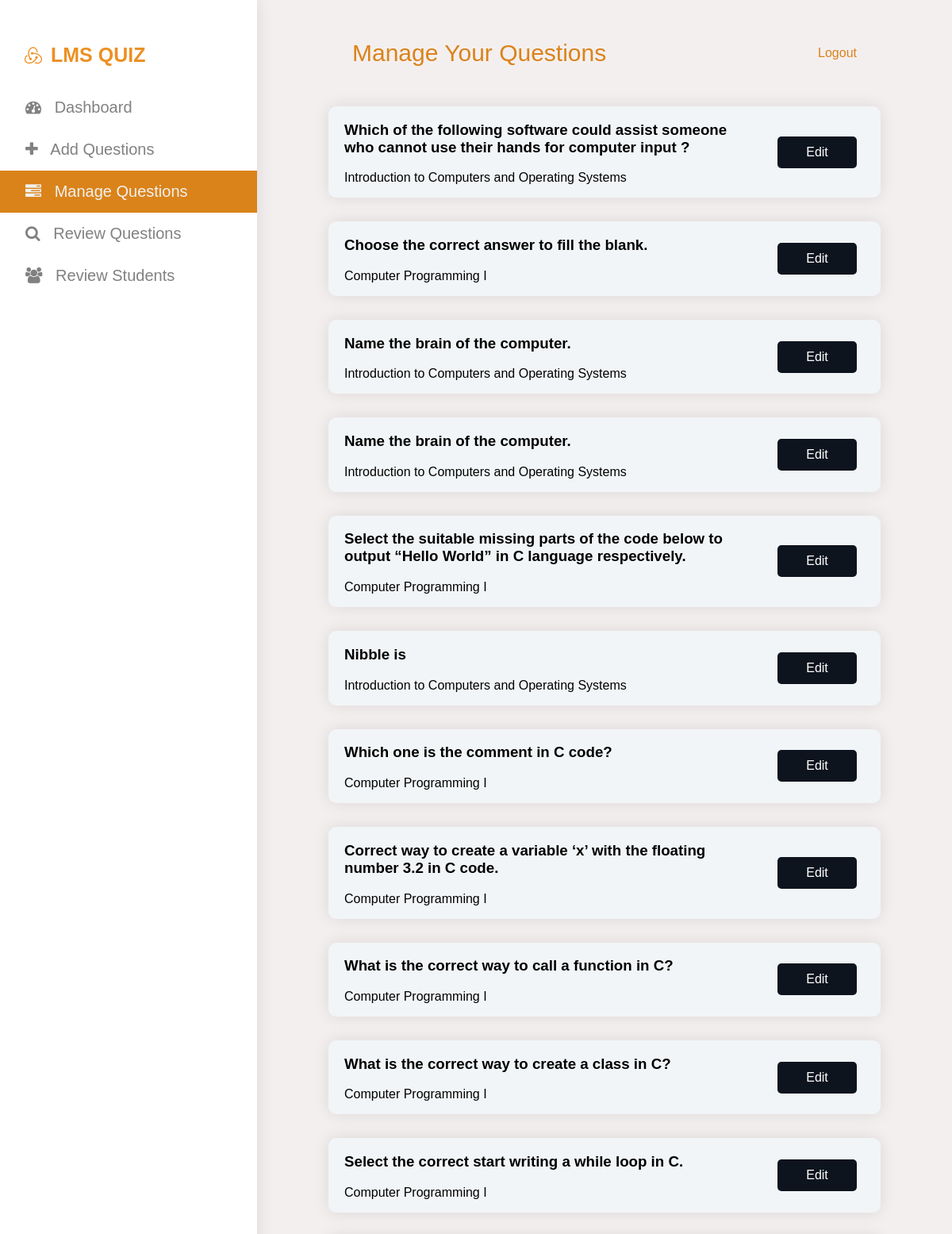
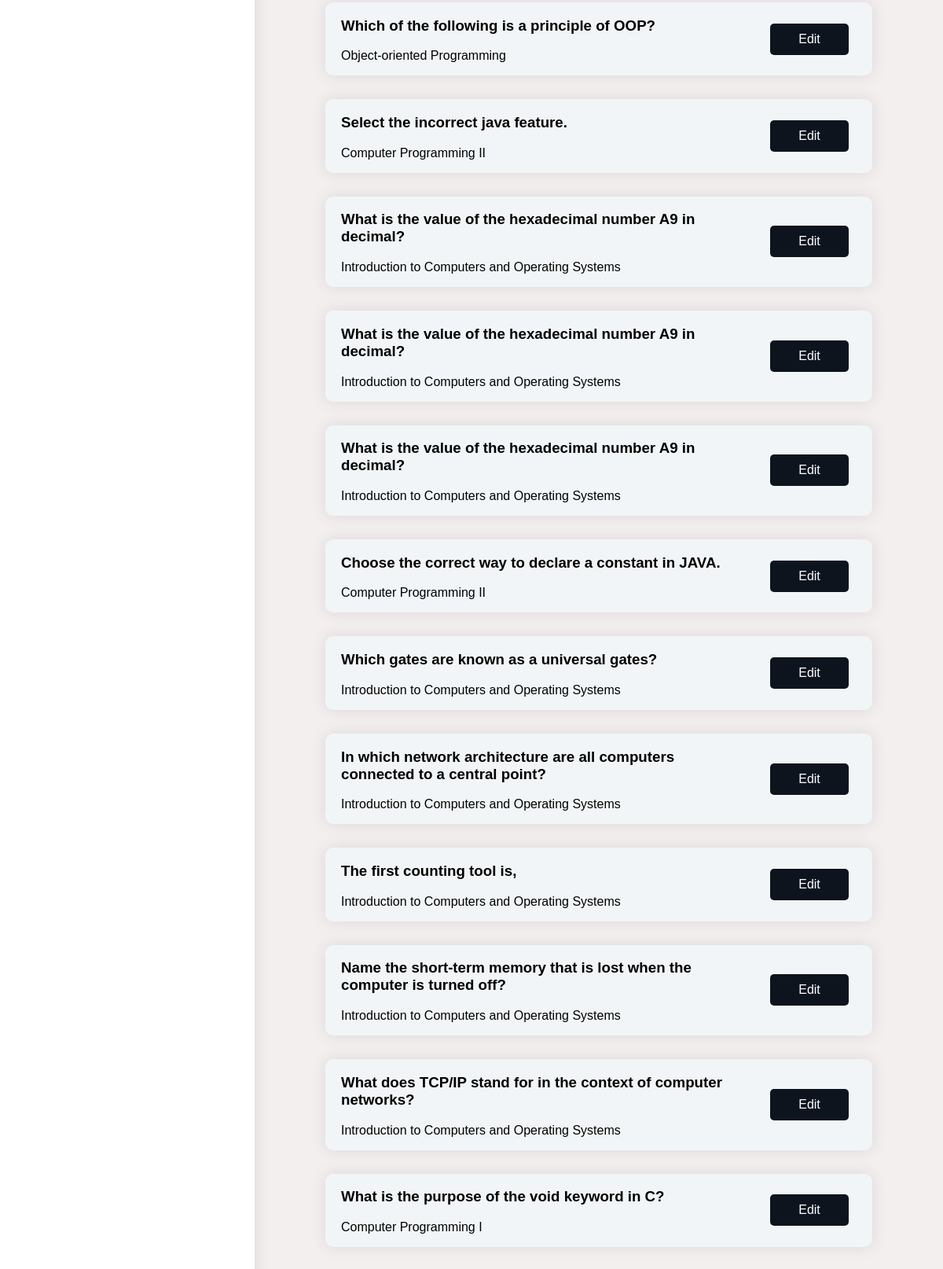
Screenshot of /admin/manage_questions.php (signed in) with the database file from the repository (2 pictures, top to bottom).
### tables this page shows
CREATE TABLE `questions` (
  `q_id` int(11) NOT NULL,
  `q_title` varchar(255) NOT NULL,
  `q_body` varchar(500) DEFAULT NULL,
  `q_hint` varchar(255) DEFAULT NULL,
  `q_explanation` varchar(500) NOT NULL,
  `q_correct_answer` varchar(100) NOT NULL,
  `q_type` varchar(10) NOT NULL,
  `q_code` varchar(255) DEFAULT NULL,
  `module_id` int(11) NOT NULL,
  `lecturer_id` int(11) NOT NULL
);

CREATE TABLE `modules` (
  `module_id` int(11) NOT NULL,
  `module_code` varchar(10) NOT NULL,
  `module_name` varchar(100) NOT NULL,
  `level` int(2) NOT NULL,
  `semester` int(2) NOT NULL,
  `lecturer_id` int(11) NOT NULL
);

### admin/manage_questions.php (the view, shortened to what this page needs)
<?php
require("../db_config/db_config.php");
?>
<!DOCTYPE html>
<html lang="en">
<head>
    <link rel="stylesheet" href="styles/manage_questions.css">
    <link rel="stylesheet" href="https://cdnjs.cloudflare.com/ajax/libs/font-awesome/4.7.0/css/font-awesome.min.css">
    <link rel="stylesheet" href="https://cdn.jsdelivr.net/npm/boxicons@latest/css/boxicons.min.css">
</head>
<body>
    <div class="container">
        <?php include "./components/sidebar.php"?>
        <div class="main">
            <div class="col-div-6">
                <span style="font-size: 30px; cursor: pointer; color: #da831a;" class="nav">Manage Your Questions</span>
                <a style="color: #da831a; text-decoration: none; margin-top: 8px;" href="../logout.php">Logout</a>
            </div>
            <div class="sub-container">
                <div class="add">
                    <?php
                        $lec_id = $_SESSION["lecturer"]["id"];
                        $sql = "SELECT q_id, q_title, module_name FROM questions, modules WHERE questions.module_id = modules.module_id AND questions.lecturer_id ='$lec_id'";
                        $result = mysqli_query($conn, $sql);
                        if (mysqli_num_rows($result) > 0) {
                          while($row = mysqli_fetch_assoc($result)) {
                            echo '
                                <div class="questions">
                                    <div class="content">
                                        <h3>'.$row["q_title"].'</h3>
                                        <p>'.$row["module_name"].'</p>
                                    </div>
                                    <a href="edit_question.php?q_id='.$row["q_id"].'"><button class="btn">Edit</button></a>
                                </div>
                            ';
                          }
                        } else {
                          echo "0 results";
                        }
                    ?>
                </div>
            </div>
        </div>
</body>
</html>

### admin/styles/manage_questions.css (style rules this page uses)
:root { --blue-dark: #0e141e; --orange-color: #EC9022; --orange-dark-color: #da831a; --white-color: white; --white-shade: #f2f5f7; --green-color: #40af0c; }
body { margin: 0px; padding: 0px; background-color: rgb(244, 239, 239); font-family: Arial; }
.container { width: 100%; min-height: 800px; height: auto; display: flex; }
.main { padding: 30px; height: auto; flex-basis: 80%; }
.col-div-6 { display: flex; flex-direction: row; justify-content: space-between; padding: 20px 60px; }
.sub-container { width: 100%; height: auto; }
.add { display: flex; flex-direction: column; height: auto; margin: 30px; }
.btn { padding: 8px; background-color: var(--blue-dark); border-radius: 5px; color: #fff; border: none; cursor: pointer; font-size: 16px; width: 100px; height: 40px; text-align: center; margin-left: 30px; margin-right: 30px; }
.questions { display: flex; flex-direction: row; justify-content: space-between; border-radius: 10px; background-color: var(--white-shade); box-shadow: 0 0 20px 0px rgba(0, 0, 0, 0.1); padding: 0px 0px 0px 20px; margin-bottom: 30px; }
.questions a { flex-basis: 10%; display: flex; align-items: center; text-decoration: none; }
@media only screen and (max-width: 1200px) { .main { padding: 16px; height: auto; flex-basis: 70%; padding: 30px 60px; display: flex; flex-direction: column; } }
@media only screen and (max-width: 1200px) { .sub-container { display: grid; grid-template-columns: repeat(1, 2fr); justify-items: center; gap: 20px; } }

### rows the page displays
questions: q_title "Which of the following software could assist someone who cannot use their hands for computer input ?", module.module_name "Introduction to Computers and Operating Systems"
questions: q_title "Choose the correct answer to fill the blank.", module.module_name "Computer Programming I"
questions: q_title "Name the brain of the computer.", module.module_name "Introduction to Computers and Operating Systems"
questions: q_title "Name the brain of the computer.", module.module_name "Introduction to Computers and Operating Systems"
questions: q_title "Select the suitable missing parts of the code below to output “Hello World” in C language respectively.", module.module_name "Computer Programming I"
questions: q_title "Nibble is", module.module_name "Introduction to Computers and Operating Systems"
questions: q_title "Which one is the comment in C code?", module.module_name "Computer Programming I"
questions: q_title "Correct way to create a variable ‘x’ with the floating number 3.2 in C code.", module.module_name "Computer Programming I"
questions: q_title "What is the correct way to call a function in C?", module.module_name "Computer Programming I"
questions: q_title "What is the correct way to create a class in C?", module.module_name "Computer Programming I"
questions: q_title "Select the correct start writing a while loop in C.", module.module_name "Computer Programming I"
questions: q_title "Which of the following is a principle of OOP?", module.module_name "Object-oriented Programming"
questions: q_title "Select the incorrect java feature.", module.module_name "Computer Programming II"
questions: q_title "What is the value of the hexadecimal number A9 in decimal?", module.module_name "Introduction to Computers and Operating Systems"
questions: q_title "What is the value of the hexadecimal number A9 in decimal?", module.module_name "Introduction to Computers and Operating Systems"
questions: q_title "What is the value of the hexadecimal number A9 in decimal?", module.module_name "Introduction to Computers and Operating Systems"
questions: q_title "Choose the correct way to declare a constant in JAVA.", module.module_name "Computer Programming II"
questions: q_title "Which gates are known as a universal gates?", module.module_name "Introduction to Computers and Operating Systems"
questions: q_title "In which network architecture are all computers connected to a central point?", module.module_name "Introduction to Computers and Operating Systems"
questions: q_title "The first counting tool is,", module.module_name "Introduction to Computers and Operating Systems"
questions: q_title "Name the short-term memory that is lost when the computer is turned off?", module.module_name "Introduction to Computers and Operating Systems"
questions: q_title "What does TCP/IP stand for in the context of computer networks?", module.module_name "Introduction to Computers and Operating Systems"
questions: q_title "What is the purpose of the void keyword in C?", module.module_name "Computer Programming I"
